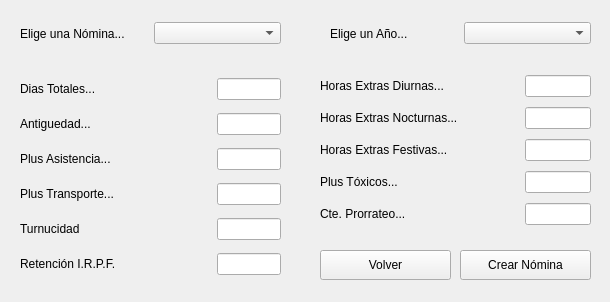
<?xml version="1.0" encoding="UTF-8"?>
<ui version="4.0">
 <class>PreCrearNomina</class>
 <widget class="QDialog" name="PreCrearNomina">
  <property name="geometry">
   <rect>
    <x>0</x>
    <y>0</y>
    <width>610</width>
    <height>302</height>
   </rect>
  </property>
  <property name="windowTitle">
   <string>Dialog</string>
  </property>
  <widget class="QPushButton" name="btnGuardar">
   <property name="geometry">
    <rect>
     <x>460</x>
     <y>250</y>
     <width>131</width>
     <height>30</height>
    </rect>
   </property>
   <property name="text">
    <string>Crear Nómina</string>
   </property>
   <property name="icon">
    <iconset resource="imagenes/imagenes.qrc">
     <normaloff>:/crearnomina.png</normaloff>:/crearnomina.png</iconset>
   </property>
   <property name="autoDefault">
    <bool>false</bool>
   </property>
  </widget>
  <widget class="QPushButton" name="btnCancelar">
   <property name="geometry">
    <rect>
     <x>320</x>
     <y>250</y>
     <width>131</width>
     <height>30</height>
    </rect>
   </property>
   <property name="text">
    <string>Volver</string>
   </property>
   <property name="icon">
    <iconset resource="imagenes/imagenes.qrc">
     <normaloff>:/atras.png</normaloff>:/atras.png</iconset>
   </property>
   <property name="autoDefault">
    <bool>false</bool>
   </property>
  </widget>
  <widget class="QWidget" name="layoutWidget">
   <property name="geometry">
    <rect>
     <x>330</x>
     <y>20</y>
     <width>261</width>
     <height>27</height>
    </rect>
   </property>
   <layout class="QHBoxLayout" name="horizontalLayout_2">
    <item>
     <widget class="QLabel" name="label_2">
      <property name="text">
       <string>Elige un Año...</string>
      </property>
     </widget>
    </item>
    <item>
     <widget class="QComboBox" name="cmbAno"/>
    </item>
   </layout>
  </widget>
  <widget class="QWidget" name="layoutWidget">
   <property name="geometry">
    <rect>
     <x>20</x>
     <y>20</y>
     <width>261</width>
     <height>27</height>
    </rect>
   </property>
   <layout class="QHBoxLayout" name="horizontalLayout">
    <item>
     <widget class="QLabel" name="label">
      <property name="text">
       <string>Elige una Nómina...</string>
      </property>
     </widget>
    </item>
    <item>
     <widget class="QComboBox" name="cmbMes"/>
    </item>
   </layout>
  </widget>
  <widget class="QWidget" name="layoutWidget">
   <property name="geometry">
    <rect>
     <x>320</x>
     <y>71</y>
     <width>271</width>
     <height>161</height>
    </rect>
   </property>
   <layout class="QVBoxLayout" name="verticalLayout">
    <item>
     <layout class="QHBoxLayout" name="horizontalLayout_7" stretch="3,1">
      <item>
       <widget class="QLabel" name="label_7">
        <property name="text">
         <string>Horas Extras Diurnas...</string>
        </property>
       </widget>
      </item>
      <item>
       <widget class="QLineEdit" name="etHed">
        <property name="alignment">
         <set>Qt::AlignCenter</set>
        </property>
       </widget>
      </item>
     </layout>
    </item>
    <item>
     <layout class="QHBoxLayout" name="horizontalLayout_8" stretch="3,1">
      <item>
       <widget class="QLabel" name="label_8">
        <property name="text">
         <string>Horas Extras Nocturnas...</string>
        </property>
       </widget>
      </item>
      <item>
       <widget class="QLineEdit" name="etHen">
        <property name="alignment">
         <set>Qt::AlignCenter</set>
        </property>
       </widget>
      </item>
     </layout>
    </item>
    <item>
     <layout class="QHBoxLayout" name="horizontalLayout_9" stretch="3,1">
      <item>
       <widget class="QLabel" name="label_9">
        <property name="text">
         <string>Horas Extras Festivas...</string>
        </property>
       </widget>
      </item>
      <item>
       <widget class="QLineEdit" name="etHef">
        <property name="alignment">
         <set>Qt::AlignCenter</set>
        </property>
       </widget>
      </item>
     </layout>
    </item>
    <item>
     <layout class="QHBoxLayout" name="horizontalLayout_12" stretch="3,1">
      <item>
       <widget class="QLabel" name="label_12">
        <property name="text">
         <string>Plus Tóxicos...</string>
        </property>
       </widget>
      </item>
      <item>
       <widget class="QLineEdit" name="etToxicos">
        <property name="alignment">
         <set>Qt::AlignCenter</set>
        </property>
       </widget>
      </item>
     </layout>
    </item>
    <item>
     <layout class="QHBoxLayout" name="horizontalLayout_10" stretch="3,1">
      <item>
       <widget class="QLabel" name="label_10">
        <property name="text">
         <string>Cte. Prorrateo...</string>
        </property>
       </widget>
      </item>
      <item>
       <widget class="QLineEdit" name="etProrrateo">
        <property name="alignment">
         <set>Qt::AlignCenter</set>
        </property>
       </widget>
      </item>
     </layout>
    </item>
   </layout>
  </widget>
  <widget class="QWidget" name="layoutWidget">
   <property name="geometry">
    <rect>
     <x>20</x>
     <y>71</y>
     <width>261</width>
     <height>211</height>
    </rect>
   </property>
   <layout class="QVBoxLayout" name="verticalLayout_2">
    <item>
     <layout class="QHBoxLayout" name="horizontalLayout_3" stretch="3,1">
      <item>
       <widget class="QLabel" name="label_3">
        <property name="text">
         <string>Dias Totales...</string>
        </property>
       </widget>
      </item>
      <item>
       <widget class="QLineEdit" name="etDiasTotales">
        <property name="alignment">
         <set>Qt::AlignCenter</set>
        </property>
       </widget>
      </item>
     </layout>
    </item>
    <item>
     <layout class="QHBoxLayout" name="horizontalLayout_4" stretch="3,1">
      <item>
       <widget class="QLabel" name="label_5">
        <property name="text">
         <string>Antiguedad...</string>
        </property>
       </widget>
      </item>
      <item>
       <widget class="QLineEdit" name="etAntiguedad">
        <property name="text">
         <string/>
        </property>
        <property name="alignment">
         <set>Qt::AlignCenter</set>
        </property>
       </widget>
      </item>
     </layout>
    </item>
    <item>
     <layout class="QHBoxLayout" name="horizontalLayout_5" stretch="3,1">
      <item>
       <widget class="QLabel" name="label_4">
        <property name="text">
         <string>Plus Asistencia...</string>
        </property>
       </widget>
      </item>
      <item>
       <widget class="QLineEdit" name="etAsistencias">
        <property name="alignment">
         <set>Qt::AlignCenter</set>
        </property>
       </widget>
      </item>
     </layout>
    </item>
    <item>
     <layout class="QHBoxLayout" name="horizontalLayout_6" stretch="3,1">
      <item>
       <widget class="QLabel" name="label_6">
        <property name="text">
         <string>Plus Transporte...</string>
        </property>
       </widget>
      </item>
      <item>
       <widget class="QLineEdit" name="etTransporte">
        <property name="alignment">
         <set>Qt::AlignCenter</set>
        </property>
       </widget>
      </item>
     </layout>
    </item>
    <item>
     <layout class="QHBoxLayout" name="horizontalLayout_13" stretch="3,1">
      <item>
       <widget class="QLabel" name="label_13">
        <property name="text">
         <string>Turnucidad</string>
        </property>
       </widget>
      </item>
      <item>
       <widget class="QLineEdit" name="etTurnicidad">
        <property name="text">
         <string/>
        </property>
        <property name="alignment">
         <set>Qt::AlignCenter</set>
        </property>
       </widget>
      </item>
     </layout>
    </item>
    <item>
     <layout class="QHBoxLayout" name="horizontalLayout_11" stretch="3,1">
      <item>
       <widget class="QLabel" name="label_11">
        <property name="text">
         <string>Retención I.R.P.F.</string>
        </property>
       </widget>
      </item>
      <item>
       <widget class="QLineEdit" name="etIrpf">
        <property name="alignment">
         <set>Qt::AlignCenter</set>
        </property>
       </widget>
      </item>
     </layout>
    </item>
   </layout>
  </widget>
 </widget>
 <resources>
  <include location="imagenes/imagenes.qrc"/>
 </resources>
 <connections/>
</ui>
